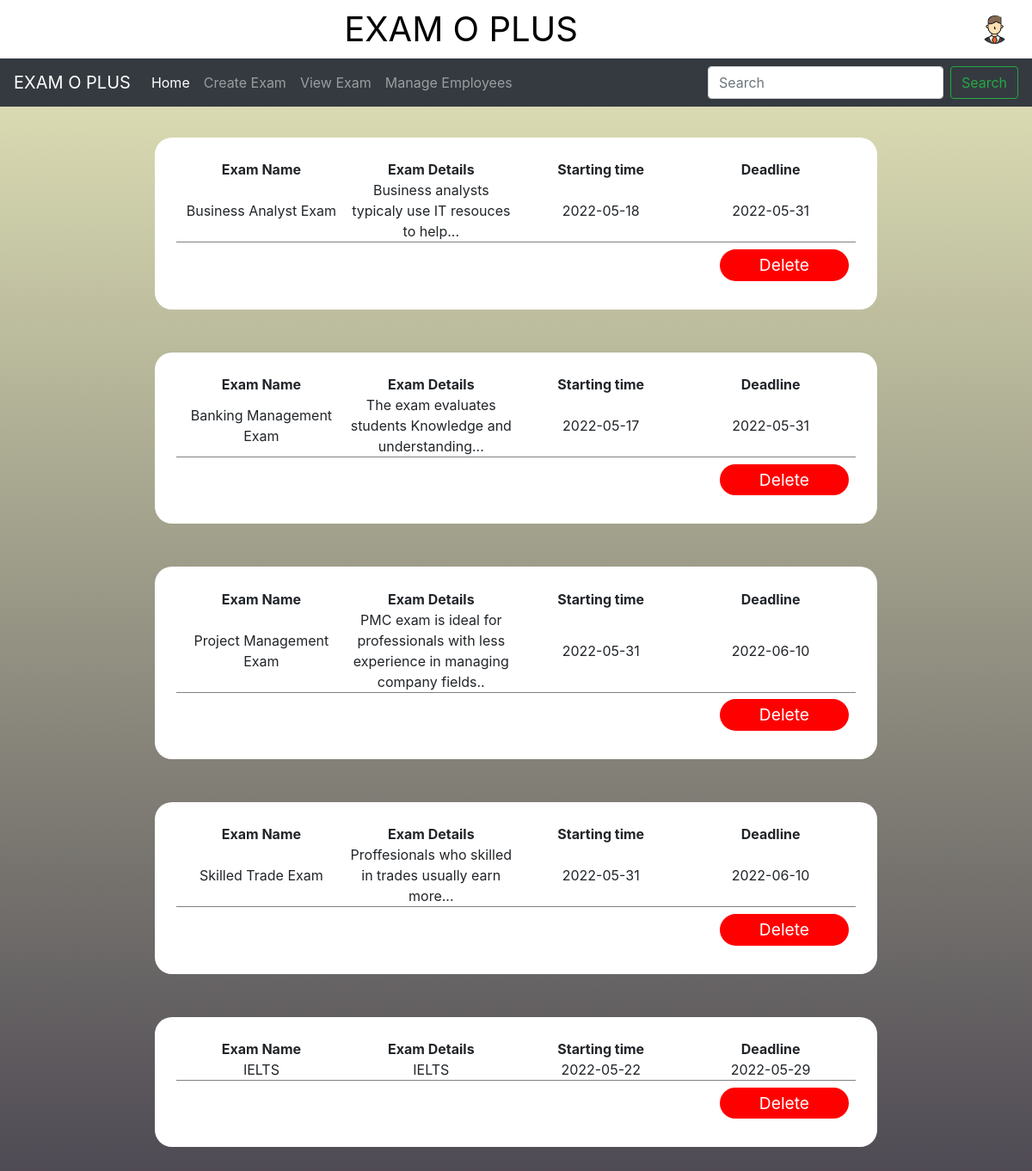
/viewexam.php (signed in), run on the app's committed database.
### tables this page shows
CREATE TABLE `employeedetails` (
  `EmpID` int(20) NOT NULL,
  `Namewithintials` varchar(100) NOT NULL,
  `Fullname` varchar(100) NOT NULL,
  `DOB` date NOT NULL,
  `Gender` varchar(20) NOT NULL,
  `EmpAddress` varchar(100) NOT NULL,
  `EmpNIC` int(50) NOT NULL,
  `Email` text NOT NULL,
  `MobileNumber` int(10) NOT NULL,
  `Username` varchar(50) NOT NULL,
  `Password` varchar(100) NOT NULL,
  `profilepic` text NOT NULL DEFAULT '0',
  `usertype` varchar(100) NOT NULL DEFAULT 'user'
);

CREATE TABLE `examdetails` (
  `ExamID` int(11) NOT NULL,
  `empid` int(11) NOT NULL,
  `Examname` text NOT NULL,
  `Examdetails` text NOT NULL,
  `Startingdate` date NOT NULL,
  `Deadline` date NOT NULL,
  `startdate` date NOT NULL
);

### viewexam.php (the view, shortened to what this page needs)
<?php
include("partials/adminnav.php");
$empid = $_SESSION['empid'];
?>
<!DOCTYPE html>
<html lang="en">
<head>
    <link rel="stylesheet" href="CSS/test1.css?version=2.7">
    <link rel="stylesheet" href="CSS/exam.css?version=1.7">
</head>
<body>
    <div class="viewexammain">
        <?php
            $sql = "SELECT * FROM examdetails WHERE empid=?";
            $stmt = $conn->prepare($sql);
            $stmt->bind_param("i",$empid);
            $stmt->execute();
            $result = $stmt->get_result();
            while($rows = $result->fetch_assoc()){
                $exid = $rows['ExamID'];
                $examname = $rows['Examname'];
                $examdetails = $rows['Examdetails'];
                $startingsate = $rows['Startingdate'];
                $deadline = $rows['Deadline'];
                ?>
                <div class="examelementmaincon">
                    <div class="examcontainer">
                        <div class="examrow">
                        <div class="examconinner textbold">Exam Name</div>
                        <div class="examconinner textbold">Exam Details</div>
                        <div class="examconinner textbold">Starting time</div>
                        <div class="examconinner textbold">Deadline</div>
                        </div>
                        <div class="examrow">
                        <div class="examconinner"><?php echo $examname; ?></div>
                        <div class="examconinner"><?php echo $examdetails; ?></div>
                        <div class="examconinner"><?php echo $startingsate; ?></div>
                        <div class="examconinner"><?php echo $deadline; ?></div>
                        </div>
                        <div class="exambuttoncon">
                        <a href="#" class="dangerbutton" onclick="deleteexam('<?php echo $exid;?>')">Delete</a>
                        </div>
                    </div>
                </div>
                <?php
            }
        ?>
    </div>
</body>
</html>

### partials/adminnav.php (shortened to what this page needs)
<?php
include("Constant/config.php");
$EmpID = $_SESSION['empid'];
$sql = "SELECT * FROM employeedetails WHERE EmpID=?";
$stmt = $conn->prepare($sql);
$stmt->bind_param("i", $EmpID);
$stmt->execute();
$result = $stmt->get_result();
while($rows = $result->fetch_assoc()){
    $profilepic = $rows['profilepic'];
}
?>
<!DOCTYPE html>
<html lang="en">
<head>
<link rel="stylesheet" href="CSS/index.css?version=2.3">
<link rel="stylesheet" href="CSS/main.css?version=2.3">
<link rel="stylesheet" href="https://cdn.jsdelivr.net/npm/bootstrap@4.3.1/dist/css/bootstrap.min.css">
  </head>
<body>
<div class="topfixedelements">
        <div class="topheader">
            <div class="thnamecon">EXAM O PLUS</div>
            <div class="thlogocon">
            <a href="userview.php">
                <img src="<?php echo $profilepic;?>" alt="" width="100" height="100">
            </a>
            </div>
        </div>
<nav class="navbar navbar-expand-lg navbar-dark bg-dark">
  <a class="navbar-brand" href="index.php">EXAM O PLUS</a>
  <div class="collapse navbar-collapse" id="navbarSupportedContent">
    <ul class="navbar-nav mr-auto">
      <li class="nav-item active">
        <a class="nav-link" href="index.php">Home <span class="sr-only">(current)</span></a>
      </li>
      <li class="nav-item">
        <a class="nav-link" href="addexam.php">Create Exam</a>
      </li>
      <li class="nav-item">
        <a class="nav-link" href="viewexam.php">View Exam</a>
      </li>
      <li class="nav-item">
        <a class="nav-link" href="manageemployee.php">Manage Employees</a>
      </li>
    </ul>
    <form class="form-inline my-2 my-lg-0">
      <input class="form-control mr-sm-2" type="search" placeholder="Search" aria-label="Search">
      <button class="btn btn-outline-success my-2 my-sm-0" type="submit">Search</button>
    </form>
  </div>
</nav>
    </div>
</body>
</html>

### CSS/index.css (style rules this page uses)
body { background-repeat: no-repeat; background-attachment: fixed; background-size: cover; background: #403B4A; background: -webkit-linear-gradient(to bottom, #E7E9BB, #403B4A); background: linear-gradient(to bottom, #E7E9BB, #403B4A); }
li a { display: block; color: #000; padding: 8px 16px; text-decoration: none; }
.topfixedelements { width: 100%; position: fixed; z-index: 10; top: 0%; }
.topheader { padding: .5vh 0; justify-content: space-between; align-items: center; display: flex; width: 100%; background-color: white; }
.thnamecon { width: 56%; text-align: right; font-size: 2.5rem; color: black; }
.thlogocon { width: 5%; justify-content: right; align-items: right; display: flex; }
.thlogocon img { width: 55%; height: auto; border-radius: 50%; overflow: hidden; }

### CSS/main.css (style rules this page uses)
* { padding: 0; margin: 0; }

### CSS/test1.css (style rules this page uses)
* { margin: 0; padding: 0; box-sizing: border-box; }
input , textarea { width: 100%; padding:10px; outline:0; border: 1px solid rgb(0, 0, 0); color: black; background: transparent; font-size: 15px; border-radius: 10px; }
.viewexammain { margin: 20vh 0; width: 100%; min-height: 80vh; }
.examelementmaincon { width: 70%; margin: 0 auto; }

### CSS/exam.css (style rules this page uses)
.examcontainer { border-radius: 20px; padding: 3%; background-color: white; margin: 50px 0; }
.examrow { justify-content: space-around; align-items: center; display: flex; width: 100%; }
.examconinner { width: 200px; text-align: center; }
.exambuttoncon { border-top: 1px solid gray; padding: 1%; justify-content: right; align-items: right; display: flex; }
.textbold { font-weight: bold; }
.dangerbutton { background-color: red; text-decoration: none; color: white; padding: .5%; font-size: 1.2rem; width: 150px; text-align: center; border-radius: 20px; }

### data on the page
employeedetails: profilepic (picture)
examdetails: Examname "Business Analyst Exam", Examdetails "Business analysts typicaly use IT resouces to help...", Startingdate "2022-05-18", Deadline "2022-05-31"
examdetails: Examname "Banking Management Exam", Examdetails "The exam evaluates students Knowledge and understanding...", Startingdate "2022-05-17", Deadline "2022-05-31"
examdetails: Examname "Project Management Exam", Examdetails "PMC exam is ideal for professionals with less experience in managing company fields..", Startingdate "2022-05-31", Deadline "2022-06-10"
examdetails: Examname "Skilled Trade Exam", Examdetails "Proffesionals who skilled in trades usually earn more...", Startingdate "2022-05-31", Deadline "2022-06-10"
examdetails: Examname "IELTS", Examdetails "IELTS", Startingdate "2022-05-22", Deadline "2022-05-29"
